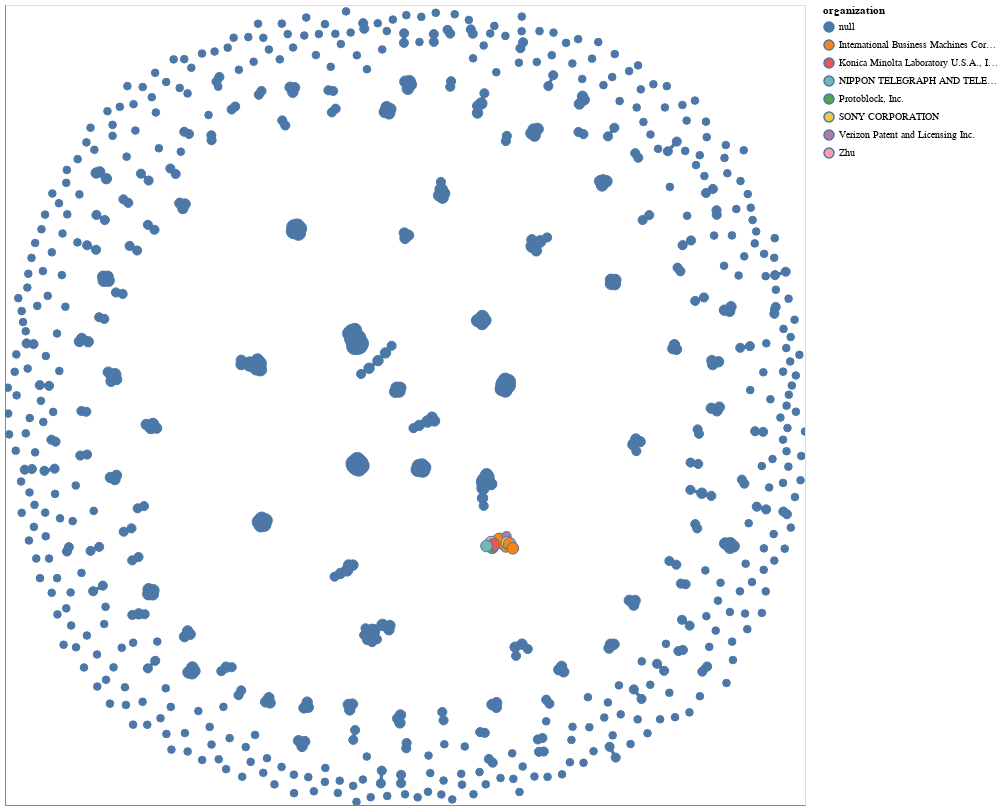

Notebook cell for this chart:
### Markdown cell above
# Visualisierung
Abschließend wird der Graph mit dem Modul Networkx-Altair visualisiert. Eine interaktive Benutzung ist über das Menü mit den drei Punkten möglich. Dort können zudem weitere Daten, wie die zuvor genannten Knoteninformationen über die Tooltips abgerufen werden. Der analysierte Graph ist an den verschieden eingefärbten Kanten und Knoten zu erkennen.

### Code cell
alt.data_transformers.disable_max_rows()
chart = nxa.draw_networkx(
    citsim_graph,
    node_color='organization',
    #cmap= 'plasma',
    edge_color= 'edge_colors',
    node_size='centrality',
    node_tooltip = ["organization", "patent_id", "patent_title"],
    width = 3
).properties(
    width=800,
    height=800
).interactive()
chart

### Figure 1 — Vega-Lite specification as saved in the notebook (floating-point values rounded to 4 significant figures; data arrays with more than 128 entries replaced by an {"elided": "..."} marker saying what was removed)
{"config": {"view": {"continuousWidth": 400, "continuousHeight": 300}}, "layer": [{"data": {"name": "data-8114782bc2dfca3cacd3318033f40825"}, "mark": {"type": "line", "opacity": 1, "strokeWidth": 3}, "encoding": {"color": {"type": "nominal", "field": "edge_colors", "legend": null}, "detail": {"type": "quantitative", "field": "edge"}, "x": {"type": "quantitative", "axis": {"grid": false, "labels": false, "ticks": false, "title": ""}, "field": "x"}, "y": {"type": "quantitative", "axis": {"grid": false, "labels": false, "ticks": false, "title": ""}, "field": "y"}}, "selection": {"selector001": {"type": "interval", "bind": "scales", "encodings": ["x", "y"]}}}, {"data": {"name": "data-000c9a1ee51f13f98a9cf2ec3d9dc213"}, "mark": {"type": "line", "color": "black", "opacity": 1, "strokeWidth": 2}, "encoding": {"detail": {"type": "quantitative", "field": "edge"}, "x": {"type": "quantitative", "axis": {"grid": false, "labels": false, "ticks": false}, "field": "x"}, "y": {"type": "quantitative", "axis": {"grid": false, "labels": false, "ticks": false}, "field": "y"}}}, {"data": {"name": "data-c38d5a82698bd76a2706c45ac399974f"}, "mark": {"type": "point", "opacity": 1, "strokeWidth": 1.0}, "encoding": {"fill": {"type": "nominal", "field": "organization"}, "size": {"type": "quantitative", "field": "centrality", "legend": null}, "tooltip": [{"type": "nominal", "field": "organization"}, {"type": "nominal", "field": "patent_id"}, {"type": "nominal", "field": "patent_title"}], "x": {"type": "quantitative", "axis": {"grid": false, "labels": false, "ticks": false}, "field": "x"}, "y": {"type": "quantitative", "axis": {"grid": false, "labels": false, "ticks": false}, "field": "y"}}}], "height": 800, "width": 800, "$schema": "https://vega.github.io/schema/vega-lite/v4.8.1.json", "datasets": {"data-8114782bc2dfca3cacd3318033f40825": {"elided": "3514 records"}, "data-000c9a1ee51f13f98a9cf2ec3d9dc213": {"elided": "3514 records"}, "data-c38d5a82698bd76a2706c45ac399974f": {"elided": "759 records"}}}
